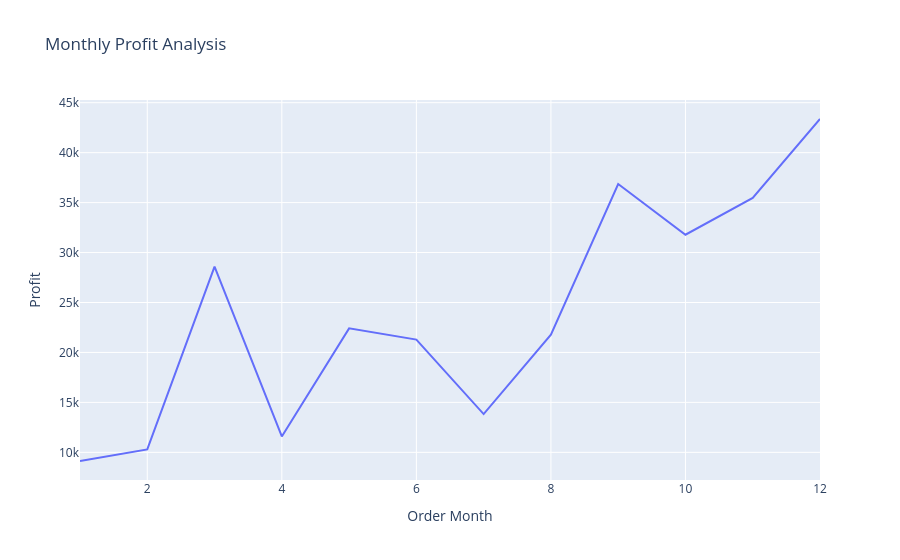

Source (notebook cell):
### Code cell
fig = px.line(profit_by_month,x='Order Month',y='Profit',title='Monthly Profit Analysis')
fig.show()

### Figure 1 — Plotly figure (JSON) as saved in the notebook; plotly's stock layout.template omitted (floating-point values rounded to 4 significant figures)
{"data": [{"hovertemplate": "Order Month=%{x}<br>Profit=%{y}<extra></extra>", "legendgroup": "", "line": {"color": "#636efa", "dash": "solid"}, "marker": {"symbol": "circle"}, "mode": "lines", "name": "", "orientation": "v", "showlegend": false, "type": "scatter", "x": [1, 2, 3, 4, 5, 6, 7, 8, 9, 10, 11, 12], "xaxis": "x", "y": [9134.0, 10290.0, 28590.0, 11590.0, 22410.0, 21290.0, 13830.0, 21780.0, 36860.0, 31780.0, 35470.0, 43370.0], "yaxis": "y"}], "layout": {"legend": {"tracegroupgap": 0}, "title": {"text": "Monthly Profit Analysis"}, "xaxis": {"anchor": "y", "domain": [0, 1], "title": {"text": "Order Month"}}, "yaxis": {"anchor": "x", "domain": [0, 1], "title": {"text": "Profit"}}}}
